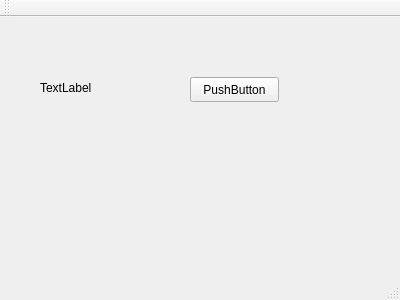
<?xml version="1.0" encoding="UTF-8"?>
<ui version="4.0">
 <class>MainWindow</class>
 <widget class="QMainWindow" name="MainWindow">
  <property name="geometry">
   <rect>
    <x>0</x>
    <y>0</y>
    <width>400</width>
    <height>300</height>
   </rect>
  </property>
  <property name="windowTitle">
   <string>MainWindow</string>
  </property>
  <widget class="QWidget" name="centralWidget">
   <widget class="QLabel" name="label">
    <property name="geometry">
     <rect>
      <x>40</x>
      <y>60</y>
      <width>67</width>
      <height>21</height>
     </rect>
    </property>
    <property name="text">
     <string>TextLabel</string>
    </property>
   </widget>
   <widget class="QPushButton" name="pushButton">
    <property name="geometry">
     <rect>
      <x>190</x>
      <y>60</y>
      <width>89</width>
      <height>25</height>
     </rect>
    </property>
    <property name="text">
     <string>PushButton</string>
    </property>
   </widget>
  </widget>
  <widget class="QMenuBar" name="menuBar">
   <property name="geometry">
    <rect>
     <x>0</x>
     <y>0</y>
     <width>400</width>
     <height>28</height>
    </rect>
   </property>
  </widget>
  <widget class="QToolBar" name="mainToolBar">
   <attribute name="toolBarArea">
    <enum>TopToolBarArea</enum>
   </attribute>
   <attribute name="toolBarBreak">
    <bool>false</bool>
   </attribute>
  </widget>
  <widget class="QStatusBar" name="statusBar"/>
 </widget>
 <layoutdefault spacing="6" margin="11"/>
 <resources/>
 <connections/>
</ui>
